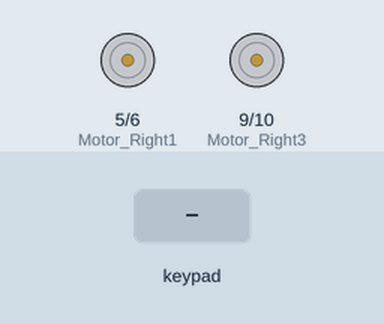
The sketch below on a simulated Arduino Uno, built with avr-gcc and run on an emulated ATmega328P. Parts: motor-driver pin pairs drawn as motors (green arrow = first pin HIGH = forward, orange = second pin HIGH = backward, longer = more drive). The test bench sets the inputs (shaded band). What the sketch prints to the serial monitor is not drawn.

Above: at 1.2 s.
1.3 s: key 'U' pressed
At 1.5 s:
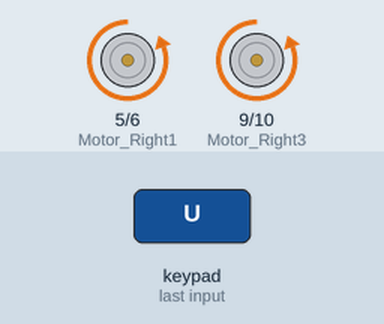
3.2 s: key 'D' pressed
At 3.4 s:
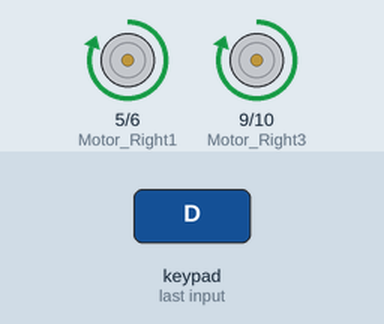
5.1 s: key 'L' pressed
At 5.3 s:
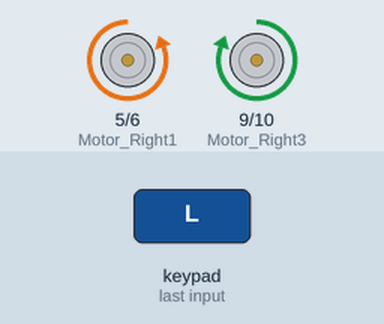
7.0 s: key 'R' pressed
At 7.2 s:
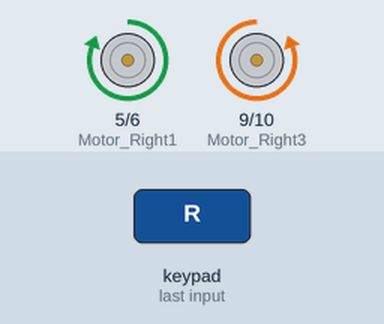
Timing chart, 0 to 9.9 s (numbered marks = the images above; inputs shaded):
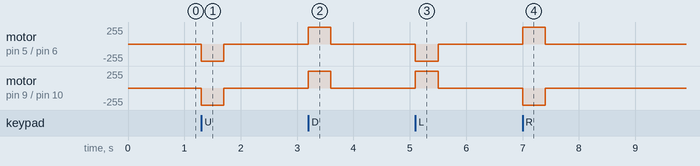

The sketch:

Control_Car_with_HM_10.ino
```cpp
// (licence header left out)
#define CUSTOM_SETTINGS
#define INCLUDE_GAMEPAD_MODULE
#include <Dabble.h>
int Motor_Right1 = 5;
int Motor_Right2 = 6;
int Motor_Right3 = 9;
int Motor_Right4 = 10;

void setup()
{
  pinMode(Motor_Right1, OUTPUT);
  pinMode(Motor_Right2, OUTPUT);
  pinMode(Motor_Right3, OUTPUT);
  pinMode(Motor_Right4, OUTPUT);
  Serial.begin(250000);    // Set your Serial Monitor is set at 250000
  Dabble.begin(9600);      // This is the baude rate of the HM-10
}

void loop() {
Dabble.processInput();  // This line is crucial in grabbing our data

  if (GamePad.isUpPressed())
  {
    Serial.println("Forward");
    digitalWrite(Motor_Right1, LOW);
    digitalWrite(Motor_Right2, HIGH);
    digitalWrite(Motor_Right3, LOW);
    digitalWrite(Motor_Right4, HIGH);
  }

  else if (GamePad.isDownPressed())
  {
    Serial.println("Backward");

    digitalWrite(Motor_Right1, HIGH);
    digitalWrite(Motor_Right2, LOW);
    digitalWrite(Motor_Right3, HIGH);
    digitalWrite(Motor_Right4, LOW);
  }

  else if (GamePad.isLeftPressed())
  {
    Serial.println("Left");

    digitalWrite(Motor_Right1, LOW);
    digitalWrite(Motor_Right2, HIGH);
    digitalWrite(Motor_Right3, HIGH);
    digitalWrite(Motor_Right4, LOW);
  }

  else if (GamePad.isRightPressed())
  {
    Serial.println("Right");

    digitalWrite(Motor_Right1, HIGH);
    digitalWrite(Motor_Right2, LOW);
    digitalWrite(Motor_Right3, LOW);
    digitalWrite(Motor_Right4, HIGH);
  }
  else
  {
    Serial.println("Stopped");

    digitalWrite(Motor_Right1, LOW);
    digitalWrite(Motor_Right2, LOW);
    digitalWrite(Motor_Right3, LOW);
    digitalWrite(Motor_Right4, LOW);
  }
}
```

Measured:
- after the input at 1.3 s, motor on pin 5 (Motor_Right1) / pin 6 (Motor_Right2), motor on pin 9 (Motor_Right3) / pin 10 (Motor_Right4): stopped → backward 255/255 at once, → stopped 0.40 s later
- after the input at 3.2 s, motor on pin 5 (Motor_Right1) / pin 6 (Motor_Right2), motor on pin 9 (Motor_Right3) / pin 10 (Motor_Right4): stopped → forward 255/255 at once, → stopped 0.40 s later
- after the input at 5.1 s, motor on pin 5 (Motor_Right1) / pin 6 (Motor_Right2): stopped → backward 255/255 at once, → stopped 0.40 s later; motor on pin 9 (Motor_Right3) / pin 10 (Motor_Right4): stopped → forward 255/255 at once, → stopped 0.40 s later
- after the input at 7.0 s, motor on pin 5 (Motor_Right1) / pin 6 (Motor_Right2): stopped → forward 255/255 at once, → stopped 0.40 s later; motor on pin 9 (Motor_Right3) / pin 10 (Motor_Right4): stopped → backward 255/255 at once, → stopped 0.40 s later
